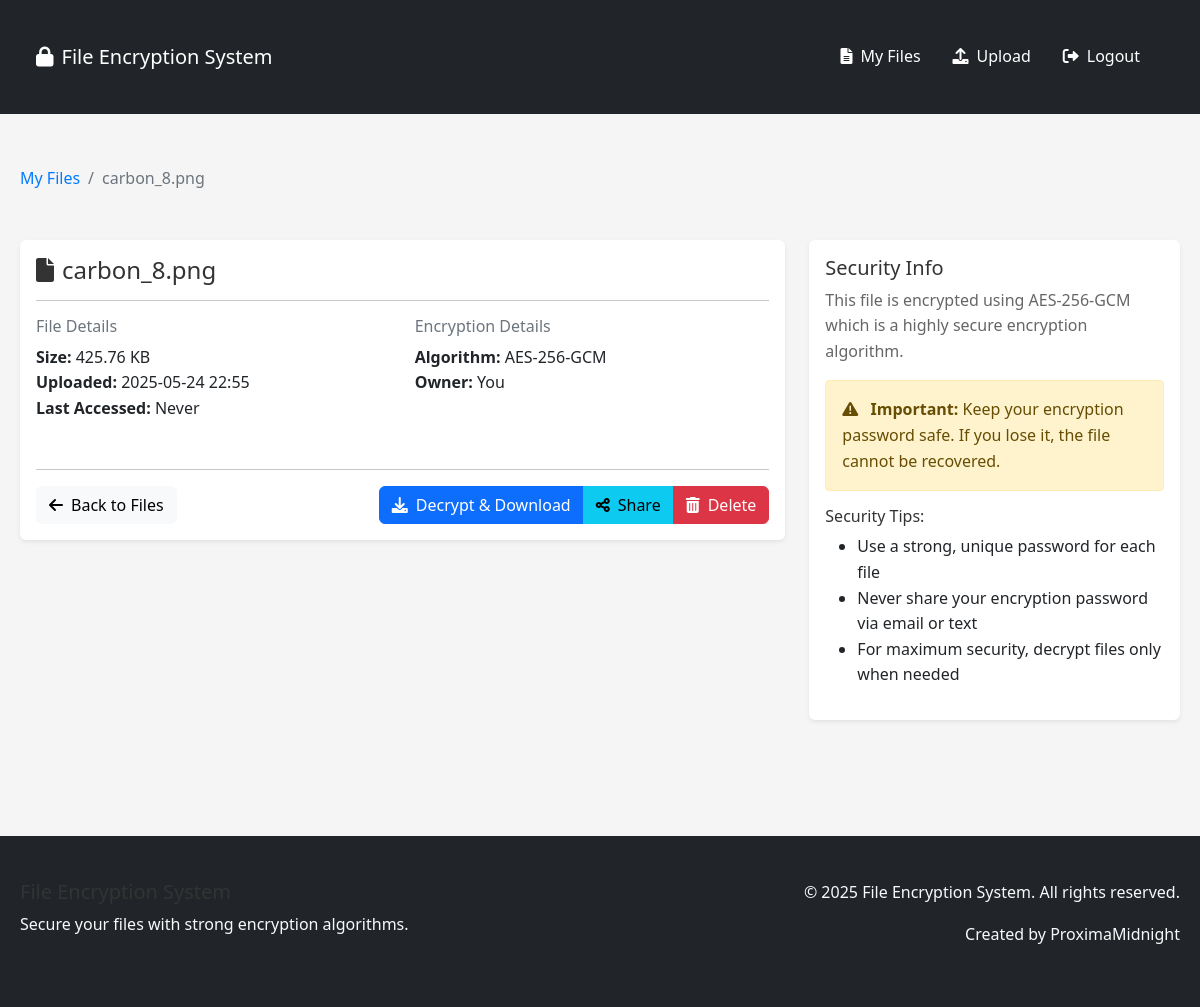
/file/2 (signed in), run on the app's committed database.
### models.py (models this page shows, shortened)
class EncryptedFile(db.Model):
    id = db.Column(db.Integer, primary_key=True)
    original_filename = db.Column(db.String(255), nullable=False)
    encrypted_filename = db.Column(db.String(255), nullable=False, unique=True)
    file_size = db.Column(db.Integer, nullable=False)  # Size in bytes
    content_type = db.Column(db.String(100))
    uploaded_at = db.Column(db.DateTime, default=datetime.datetime.utcnow)
    last_accessed = db.Column(db.DateTime)
    encryption_algorithm = db.Column(db.String(50), default="AES-256-GCM")
    salt = db.Column(db.String(64), nullable=False)  # Salt used for key derivation
    iv = db.Column(db.String(64), nullable=False)    # Initialization vector
    tag = db.Column(db.String(64))                   # Authentication tag for AEAD ciphers
    user_id = db.Column(db.Integer, db.ForeignKey('user.id'), nullable=False)
    shared_with = db.relationship('FileAccess', backref='file', lazy='dynamic')

### routes.py (the view, shortened to what this page needs)
@app.route('/file/<int:file_id>')
@login_required
def file_details(file_id):
    file = EncryptedFile.query.get_or_404(file_id)
    if file.user_id != current_user.id:
        access = FileAccess.query.filter_by(file_id=file.id, user_id=current_user.id).first()
        if not access:
            flash('You do not have access to this file.', 'danger')
            return redirect(url_for('files'))
    shared_with = []
    if file.user_id == current_user.id:  # Only show sharing info to the owner
        accesses = FileAccess.query.filter_by(file_id=file.id).all()
    return render_template('file_details.html', title=file.original_filename,
                           file=file, shared_with=shared_with)

### routes.py (called while the page is built)
@app.context_processor
def inject_now():
    return {'now': datetime.now()}

### templates/file_details.html (shortened to what this page needs)
{% extends "layout.html" %}
{% block content %}
<div class="row">
    <div class="col-12 mb-4">
        <nav aria-label="breadcrumb">
            <ol class="breadcrumb">
                <li class="breadcrumb-item"><a href="{{ url_for('files') }}">My Files</a></li>
                <li class="breadcrumb-item active" aria-current="page">{{ file.original_filename }}</li>
            </ol>
        </nav>
    </div>
    <div class="col-md-8">
        <div class="card shadow-sm border-0 mb-4">
            <div class="card-body">
                <h4 class="card-title">
                    <i class="fas fa-file me-2"></i>{{ file.original_filename }}
                </h4>
                <hr>
                <div class="row">
                    <div class="col-md-6 mb-3">
                        <h6 class="text-muted">File Details</h6>
                        <ul class="list-unstyled">
                            <li><strong>Size:</strong> {{ (file.file_size / 1024)|round(2) }} KB</li>
                            <li><strong>Uploaded:</strong> {{ file.uploaded_at.strftime('%Y-%m-%d %H:%M') }}</li>
                            <li>
                                <strong>Last Accessed:</strong>
                                {% if file.last_accessed %}
                                    {{ file.last_accessed.strftime('%Y-%m-%d %H:%M') }}
                                {% else %}
                                    Never
                                {% endif %}
                            </li>
                        </ul>
                    </div>
                    <div class="col-md-6 mb-3">
                        <h6 class="text-muted">Encryption Details</h6>
                        <ul class="list-unstyled">
                            <li><strong>Algorithm:</strong> {{ file.encryption_algorithm }}</li>
                            {% if file.user_id == current_user.id %}
                            <li><strong>Owner:</strong> You</li>
                            {% else %}
                            <li><strong>Owner:</strong> {{ file.owner.username }}</li>
                            {% endif %}
                        </ul>
                    </div>
                </div>
                {% if decrypt_mode %}
                <hr>
                <form method="POST" action="{{ url_for('decrypt_file', file_id=file.id) }}">
                    {{ form.hidden_tag() }}
                    <div class="mb-3">
                        {{ form.encryption_password.label(class="form-label") }}
                        {% if form.encryption_password.errors %}
                            {{ form.encryption_password(class="form-control is-invalid") }}
                            <div class="invalid-feedback">
                                {% for error in form.encryption_password.errors %}
                                    {{ error }}
                                {% endfor %}
                            </div>
                        {% else %}
                            {{ form.encryption_password(class="form-control") }}
                        {% endif %}
                        <small class="form-text text-muted">Enter the password used to encrypt this file.</small>
                    </div>
                    <div class="d-flex justify-content-between">
                        <a href="{{ url_for('file_details', file_id=file.id) }}" class="btn btn-light">
                            <i class="fas fa-arrow-left me-2"></i>Back
                        </a>
                        {{ form.submit(class="btn btn-primary") }}
                    </div>
                </form>
                {% else %}
                <hr>
                <div class="d-flex justify-content-between">
                    <a href="{{ url_for('files') }}" class="btn btn-light">
                        <i class="fas fa-arrow-left me-2"></i>Back to Files
                    </a>
                    <div class="btn-group">
                        <a href="{{ url_for('decrypt_file', file_id=file.id) }}" class="btn btn-primary">
                            <i class="fas fa-download me-2"></i>Decrypt & Download
                        </a>
                        {% if file.user_id == current_user.id %}
                        <a href="{{ url_for('share_file', file_id=file.id) }}" class="btn btn-info">
                            <i class="fas fa-share-alt me-2"></i>Share
                        </a>
                        <button type="button" class="btn btn-danger" data-bs-toggle="modal" data-bs-target="#deleteModal">
                            <i class="fas fa-trash-alt me-2"></i>Delete
                        </button>
                        {% endif %}
                    </div>
                </div>
                {% endif %}
            </div>
        </div>
    </div>
    <div class="col-md-4">
        <div class="card shadow-sm border-0">
            <div class="card-body">
                <h5 class="card-title">Security Info</h5>
                <p class="card-text">This file is encrypted using {{ file.encryption_algorithm }} which is a highly secure encryption algorithm.</p>
                <div class="alert alert-warning">
                    <i class="fas fa-exclamation-triangle me-2"></i>
                    <strong>Important:</strong> Keep your encryption password safe. If you lose it, the file cannot be recovered.
                </div>
                <h6 class="mt-3">Security Tips:</h6>
                <ul>
                    <li>Use a strong, unique password for each file</li>
                    <li>Never share your encryption password via email or text</li>
                    <li>For maximum security, decrypt files only when needed</li>
                </ul>
            </div>
        </div>
    </div>
</div>
{% endblock %}

### static/css/style.css (style rules this page uses)
body { min-height: 100vh; display: flex; flex-direction: column; font-family: 'Segoe UI', Tahoma, Geneva, Verdana, sans-serif; line-height: 1.6; margin: 0; padding: 0; background-color: #f5f5f5; }
.card { transition: transform 0.3s ease, box-shadow 0.3s ease; }
.btn { transition: all 0.3s ease; }
.breadcrumb { background-color: transparent; padding: 0.5rem 0; }
.alert { padding: 1rem; margin-bottom: 1rem; border-radius: 4px; }
.card-title { color: #333; margin-top: 0; }
.card-text { color: #666; }
a { color: #007bff; text-decoration: none; }
h1, h2, h3, h4, h5, h6 { color: #333; }

### data on the page
EncryptedFile: original_filename "carbon_8.png", (file.file_size/1024)|round(2) "425.76", uploaded_at "2025-05-24 22:55", encryption_algorithm "AES-256-GCM"
